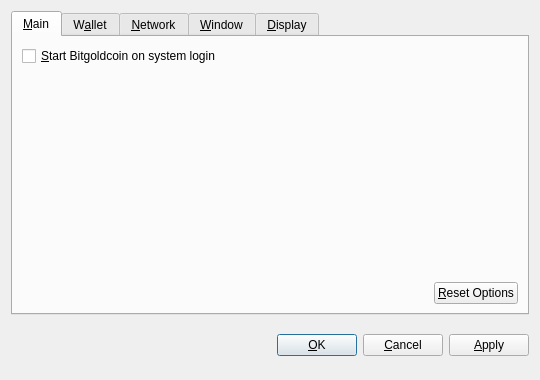
<?xml version="1.0" encoding="UTF-8"?>
<ui version="4.0">
 <class>OptionsDialog</class>
 <widget class="QDialog" name="OptionsDialog">
  <property name="geometry">
   <rect>
    <x>0</x>
    <y>0</y>
    <width>540</width>
    <height>380</height>
   </rect>
  </property>
  <property name="windowTitle">
   <string>Options</string>
  </property>
  <property name="modal">
   <bool>true</bool>
  </property>
  <layout class="QVBoxLayout" name="verticalLayout">
   <item>
    <widget class="QTabWidget" name="tabWidget">
     <property name="tabPosition">
      <enum>QTabWidget::North</enum>
     </property>
     <property name="currentIndex">
      <number>0</number>
     </property>
     <widget class="QWidget" name="tabMain">
      <attribute name="title">
       <string>&amp;Main</string>
      </attribute>
      <layout class="QVBoxLayout" name="verticalLayout_Main">
       <item>
        <widget class="QCheckBox" name="bitcoinAtStartup">
         <property name="toolTip">
          <string>Automatically start Bitgoldcoin after logging in to the system.</string>
         </property>
         <property name="text">
          <string>&amp;Start Bitgoldcoin on system login</string>
         </property>
        </widget>
       </item>
       <item>
        <spacer name="verticalSpacer_Main">
         <property name="orientation">
          <enum>Qt::Vertical</enum>
         </property>
         <property name="sizeHint" stdset="0">
          <size>
           <width>20</width>
           <height>40</height>
          </size>
         </property>
        </spacer>
       </item>
       <item>
        <layout class="QHBoxLayout" name="horizontalLayout_2_Main">
         <item>
          <spacer name="horizontalSpacer_2_Main">
           <property name="orientation">
            <enum>Qt::Horizontal</enum>
           </property>
           <property name="sizeHint" stdset="0">
            <size>
             <width>40</width>
             <height>20</height>
            </size>
           </property>
          </spacer>
         </item>
         <item>
          <widget class="QPushButton" name="resetButton">
           <property name="toolTip">
            <string>Reset all client options to default.</string>
           </property>
           <property name="text">
            <string>&amp;Reset Options</string>
           </property>
           <property name="autoDefault">
            <bool>false</bool>
           </property>
          </widget>
         </item>
        </layout>
       </item>
      </layout>
     </widget>
     <widget class="QWidget" name="tabWallet">
      <attribute name="title">
       <string>W&amp;allet</string>
      </attribute>
      <layout class="QVBoxLayout" name="verticalLayout_Network">
       <item>
        <widget class="QLabel" name="transactionFeeInfoLabel">
         <property name="text">
          <string>Optional transaction fee per kB that helps make sure your transactions are processed quickly. Most transactions are 1 kB.</string>
         </property>
         <property name="textFormat">
          <enum>Qt::PlainText</enum>
         </property>
         <property name="wordWrap">
          <bool>true</bool>
         </property>
        </widget>
       </item>
       <item>
        <layout class="QHBoxLayout" name="horizontalLayout_1_Main">
         <item>
          <widget class="QLabel" name="transactionFeeLabel">
           <property name="text">
            <string>Pay transaction &amp;fee</string>
           </property>
           <property name="textFormat">
            <enum>Qt::PlainText</enum>
           </property>
           <property name="buddy">
            <cstring>transactionFee</cstring>
           </property>
          </widget>
         </item>
         <item>
          <widget class="BitcoinAmountField" name="transactionFee"/>
         </item>
         <item>
          <spacer name="horizontalSpacer_1_Main">
           <property name="orientation">
            <enum>Qt::Horizontal</enum>
           </property>
           <property name="sizeHint" stdset="0">
            <size>
             <width>40</width>
             <height>20</height>
            </size>
           </property>
          </spacer>
         </item>
        </layout>
       </item>
       <item>
        <widget class="QLabel" name="label">
         <property name="text">
          <string>If you disable the spending of unconfirmed change, the change from a transaction cannot be used until that transaction has at least one confirmation. This also affects how your balance is computed.</string>
         </property>
         <property name="wordWrap">
          <bool>true</bool>
         </property>
        </widget>
       </item>
       <item>
        <widget class="QCheckBox" name="spendZeroConfChange">
         <property name="text">
          <string>Spend unconfirmed change  (experts only)</string>
         </property>
        </widget>
       </item>
       <item>
        <spacer name="verticalSpacer">
         <property name="orientation">
          <enum>Qt::Vertical</enum>
         </property>
         <property name="sizeHint" stdset="0">
          <size>
           <width>20</width>
           <height>40</height>
          </size>
         </property>
        </spacer>
       </item>
      </layout>
     </widget>
     <widget class="QWidget" name="tabNetwork">
      <attribute name="title">
       <string>&amp;Network</string>
      </attribute>
      <layout class="QVBoxLayout" name="verticalLayout_Network">
       <item>
        <widget class="QCheckBox" name="mapPortUpnp">
         <property name="toolTip">
          <string>Automatically open the Bitgoldcoin client port on the router. This only works when your router supports UPnP and it is enabled.</string>
         </property>
         <property name="text">
          <string>Map port using &amp;UPnP</string>
         </property>
        </widget>
       </item>
       <item>
        <widget class="QCheckBox" name="connectSocks">
         <property name="toolTip">
          <string>Connect to the Bitgoldcoin network through a SOCKS proxy (e.g. when connecting through Tor).</string>
         </property>
         <property name="text">
          <string>&amp;Connect through SOCKS proxy:</string>
         </property>
        </widget>
       </item>
       <item>
        <layout class="QHBoxLayout" name="horizontalLayout_Network">
         <item>
          <widget class="QLabel" name="proxyIpLabel">
           <property name="text">
            <string>Proxy &amp;IP:</string>
           </property>
           <property name="textFormat">
            <enum>Qt::PlainText</enum>
           </property>
           <property name="buddy">
            <cstring>proxyIp</cstring>
           </property>
          </widget>
         </item>
         <item>
          <widget class="QValidatedLineEdit" name="proxyIp">
           <property name="maximumSize">
            <size>
             <width>140</width>
             <height>16777215</height>
            </size>
           </property>
           <property name="toolTip">
            <string>IP address of the proxy (e.g. 127.0.0.1)</string>
           </property>
          </widget>
         </item>
         <item>
          <widget class="QLabel" name="proxyPortLabel">
           <property name="text">
            <string>&amp;Port:</string>
           </property>
           <property name="textFormat">
            <enum>Qt::PlainText</enum>
           </property>
           <property name="buddy">
            <cstring>proxyPort</cstring>
           </property>
          </widget>
         </item>
         <item>
          <widget class="QLineEdit" name="proxyPort">
           <property name="maximumSize">
            <size>
             <width>55</width>
             <height>16777215</height>
            </size>
           </property>
           <property name="toolTip">
            <string>Port of the proxy (e.g. 9050)</string>
           </property>
          </widget>
         </item>
         <item>
          <widget class="QLabel" name="socksVersionLabel">
           <property name="text">
            <string>SOCKS &amp;Version:</string>
           </property>
           <property name="textFormat">
            <enum>Qt::PlainText</enum>
           </property>
           <property name="buddy">
            <cstring>socksVersion</cstring>
           </property>
          </widget>
         </item>
         <item>
          <widget class="QValueComboBox" name="socksVersion">
           <property name="toolTip">
            <string>SOCKS version of the proxy (e.g. 5)</string>
           </property>
          </widget>
         </item>
         <item>
          <spacer name="horizontalSpacer_Network">
           <property name="orientation">
            <enum>Qt::Horizontal</enum>
           </property>
           <property name="sizeHint" stdset="0">
            <size>
             <width>40</width>
             <height>20</height>
            </size>
           </property>
          </spacer>
         </item>
        </layout>
       </item>
       <item>
        <spacer name="verticalSpacer_Network">
         <property name="orientation">
          <enum>Qt::Vertical</enum>
         </property>
         <property name="sizeHint" stdset="0">
          <size>
           <width>20</width>
           <height>40</height>
          </size>
         </property>
        </spacer>
       </item>
      </layout>
     </widget>
     <widget class="QWidget" name="tabWindow">
      <attribute name="title">
       <string>&amp;Window</string>
      </attribute>
      <layout class="QVBoxLayout" name="verticalLayout_Window">
       <item>
        <widget class="QCheckBox" name="minimizeToTray">
         <property name="toolTip">
          <string>Show only a tray icon after minimizing the window.</string>
         </property>
         <property name="text">
          <string>&amp;Minimize to the tray instead of the taskbar</string>
         </property>
        </widget>
       </item>
       <item>
        <widget class="QCheckBox" name="minimizeOnClose">
         <property name="toolTip">
          <string>Minimize instead of exit the application when the window is closed. When this option is enabled, the application will be closed only after selecting Quit in the menu.</string>
         </property>
         <property name="text">
          <string>M&amp;inimize on close</string>
         </property>
        </widget>
       </item>
       <item>
        <spacer name="verticalSpacer_Window">
         <property name="orientation">
          <enum>Qt::Vertical</enum>
         </property>
         <property name="sizeHint" stdset="0">
          <size>
           <width>20</width>
           <height>40</height>
          </size>
         </property>
        </spacer>
       </item>
      </layout>
     </widget>
     <widget class="QWidget" name="tabDisplay">
      <attribute name="title">
       <string>&amp;Display</string>
      </attribute>
      <layout class="QVBoxLayout" name="verticalLayout_Display">
       <item>
        <layout class="QHBoxLayout" name="horizontalLayout_1_Display">
         <item>
          <widget class="QLabel" name="langLabel">
           <property name="text">
            <string>User Interface &amp;language:</string>
           </property>
           <property name="textFormat">
            <enum>Qt::PlainText</enum>
           </property>
           <property name="buddy">
            <cstring>lang</cstring>
           </property>
          </widget>
         </item>
         <item>
          <widget class="QValueComboBox" name="lang">
           <property name="toolTip">
            <string>The user interface language can be set here. This setting will take effect after restarting Bitgoldcoin.</string>
           </property>
          </widget>
         </item>
        </layout>
       </item>
       <item>
        <layout class="QHBoxLayout" name="horizontalLayout_2_Display">
         <item>
          <widget class="QLabel" name="unitLabel">
           <property name="text">
            <string>&amp;Unit to show amounts in:</string>
           </property>
           <property name="textFormat">
            <enum>Qt::PlainText</enum>
           </property>
           <property name="buddy">
            <cstring>unit</cstring>
           </property>
          </widget>
         </item>
         <item>
          <widget class="QValueComboBox" name="unit">
           <property name="toolTip">
            <string>Choose the default subdivision unit to show in the interface and when sending coins.</string>
           </property>
          </widget>
         </item>
        </layout>
       </item>
       <item>
        <widget class="QCheckBox" name="displayAddresses">
         <property name="toolTip">
          <string>Whether to show Bitgoldcoin addresses in the transaction list or not.</string>
         </property>
         <property name="text">
          <string>&amp;Display addresses in transaction list</string>
         </property>
        </widget>
       </item>
       <item>
        <widget class="QCheckBox" name="coinControlFeatures">
         <property name="toolTip">
          <string>Whether to show coin control features or not.</string>
         </property>
         <property name="text">
          <string>Display coin &amp;control features (experts only!)</string>
         </property>
        </widget>
       </item>
       <item>
        <spacer name="verticalSpacer_Display">
         <property name="orientation">
          <enum>Qt::Vertical</enum>
         </property>
         <property name="sizeHint" stdset="0">
          <size>
           <width>20</width>
           <height>40</height>
          </size>
         </property>
        </spacer>
       </item>
      </layout>
     </widget>
    </widget>
   </item>
   <item>
    <layout class="QHBoxLayout" name="horizontalLayout_Buttons">
     <item>
      <spacer name="horizontalSpacer_1">
       <property name="orientation">
        <enum>Qt::Horizontal</enum>
       </property>
       <property name="sizeHint" stdset="0">
        <size>
         <width>40</width>
         <height>48</height>
        </size>
       </property>
      </spacer>
     </item>
     <item>
      <widget class="QLabel" name="statusLabel">
       <property name="font">
        <font>
         <weight>75</weight>
         <bold>true</bold>
        </font>
       </property>
       <property name="text">
        <string/>
       </property>
       <property name="textFormat">
        <enum>Qt::PlainText</enum>
       </property>
       <property name="wordWrap">
        <bool>true</bool>
       </property>
      </widget>
     </item>
     <item>
      <spacer name="horizontalSpacer_2">
       <property name="orientation">
        <enum>Qt::Horizontal</enum>
       </property>
       <property name="sizeHint" stdset="0">
        <size>
         <width>40</width>
         <height>48</height>
        </size>
       </property>
      </spacer>
     </item>
     <item>
      <widget class="QPushButton" name="okButton">
       <property name="text">
        <string>&amp;OK</string>
       </property>
      </widget>
     </item>
     <item>
      <widget class="QPushButton" name="cancelButton">
       <property name="text">
        <string>&amp;Cancel</string>
       </property>
       <property name="autoDefault">
        <bool>false</bool>
       </property>
      </widget>
     </item>
     <item>
      <widget class="QPushButton" name="applyButton">
       <property name="text">
        <string>&amp;Apply</string>
       </property>
       <property name="autoDefault">
        <bool>false</bool>
       </property>
      </widget>
     </item>
    </layout>
   </item>
  </layout>
 </widget>
 <customwidgets>
  <customwidget>
   <class>BitcoinAmountField</class>
   <extends>QSpinBox</extends>
   <header>bitcoinamountfield.h</header>
  </customwidget>
  <customwidget>
   <class>QValueComboBox</class>
   <extends>QComboBox</extends>
   <header>qvaluecombobox.h</header>
  </customwidget>
  <customwidget>
   <class>QValidatedLineEdit</class>
   <extends>QLineEdit</extends>
   <header>qvalidatedlineedit.h</header>
  </customwidget>
 </customwidgets>
 <resources/>
 <connections/>
</ui>
